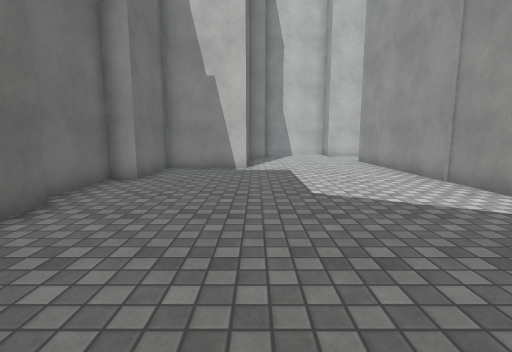
View 1 (above)

16 first-person views from a walk through a scene from a Unity 3-D project. The camera is 1.2 m above the floor, tilts 8° down and sees 85° across. The floor is counted in squares, 1 m on a side. Each view is taken from the middle of a square. On the plan, view 1 faces up. The plan holds only what a view shows up to about 13 squares ahead; the rest is blank. The place goes on beyond the plan. Surface patterns are stand-ins for the level's own textures.

View 2
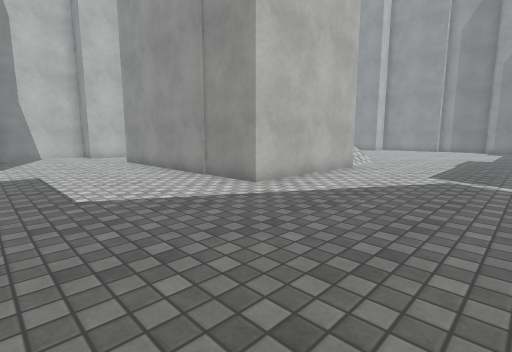

View 3
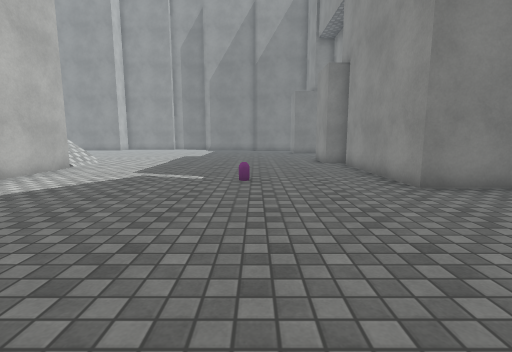

View 4
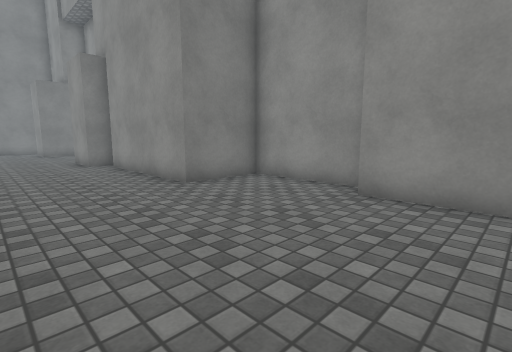

View 5
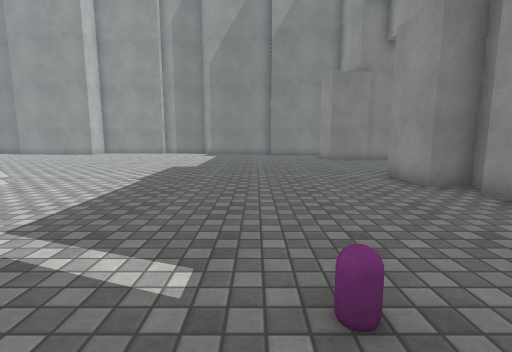

View 6
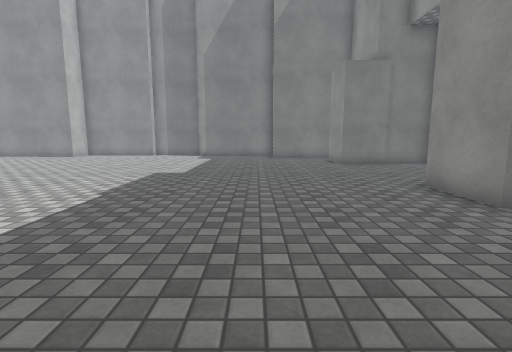

View 7
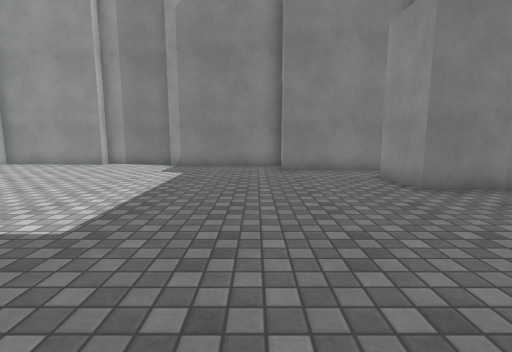

View 8
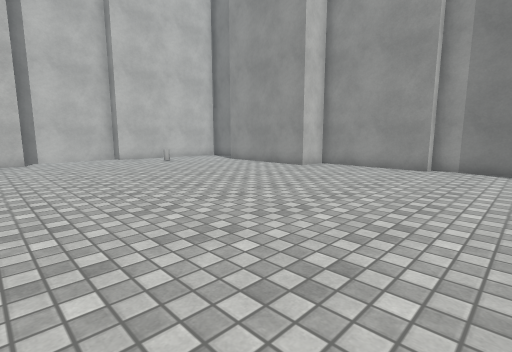

View 9
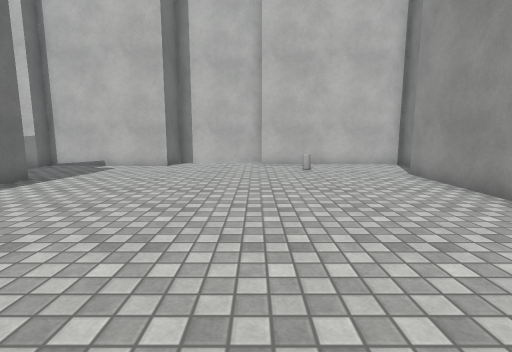

View 10
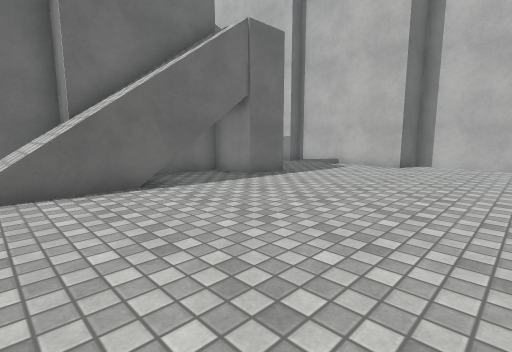

View 11
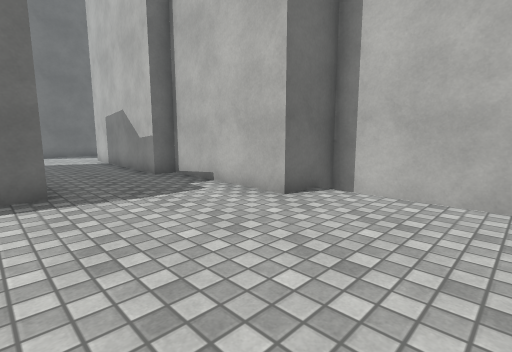

View 12
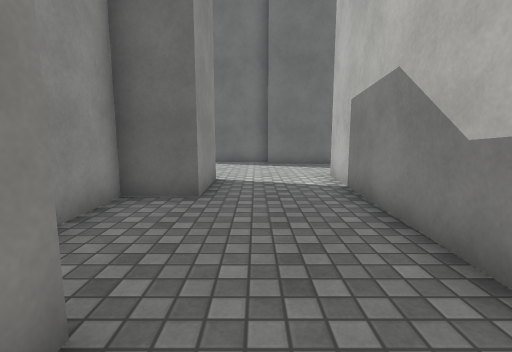

View 13
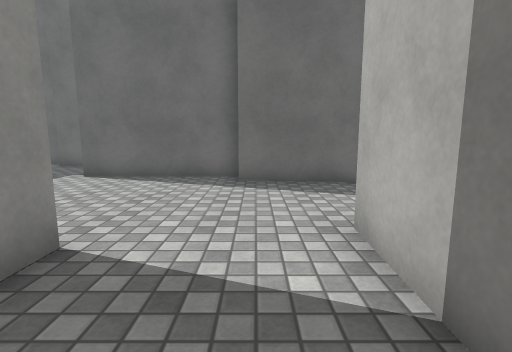

View 14
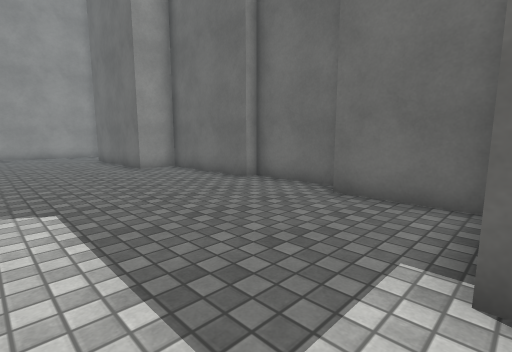

View 15
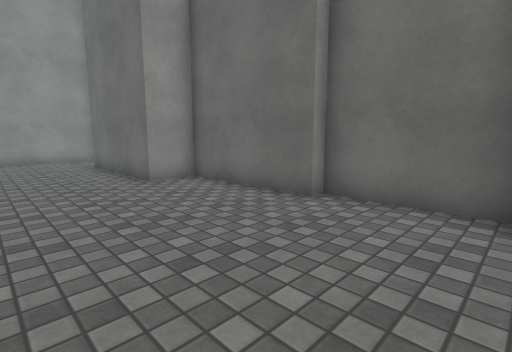

View 16
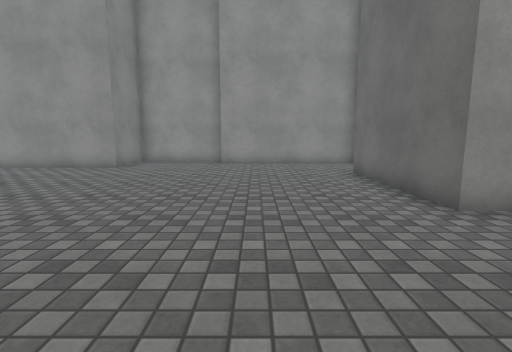

### Floor plan
Points are (right, up) in squares from view 1. A wall is a line through its corners. A room is listed if a view was taken in it or the views show most of it. See-through windows are left out.
Room 1 (views 1, 2, 3, 4, 5, 6, 7, 8, 9, 10, 11, 12, 14, 15, 16)
walls: (10.8, 5.2) (5.2, 5.2) (5.2, 13.5); (11.4, 13.9) (12, 13.9); (13.5, 14) (13.5, 12.2) (11.7, 12.2) (11.7, 7.7) (10.7, 7.7) (10.7, 6.4); (12.6, -6.2) (12.6, -5.2) (14.9, -5.2); (20.2, -6.8) (20.2, -4.8) (22.5, -4.8); (26.3, 2.7) (26.4, 5.6) (26, 5.6) (26.2, 9.9) (24.8, 9.9) (25, 15); (25.4, -2.2) (25.6, 2.6); (23.9, -5.5) (24, -2) (24.9, -2); (20.5, -8.8) (20.5, -6.8); (2.9, -8.5) (6.4, -8.5) (6.4, -5.8) (12, -5.8); (-3.7, 4.9) (-3.7, 0.6) (-2.3, 0.6) (-2.3, -4.5); (-4.2, 8) (-4.2, 4.9); (-0.4, 15.5) (-0.4, 10.8) (-3.4, 10.8) (-3.4, 8); (20.3, 19.2) (16.4, 19.3) (16.3, 17.5) (11.4, 17.7) (11.4, 17); (0.6, 18.8) (0.5, 15.6); (26.2, 17.1) (26.2, 18) (20.2, 18.3); (-3.5, -7.6) (2.6, -7.6)
ways out: opening at (4, 15.5) to room 2; opening at (12, 15.5) to room 2
objects: other object (8, -2); other object (22, 16)
Room 2 (view 13)
walls: (11.4, 17) (4.4, 17.3); (5, 13.9) (7.5, 13.9) (7.5, 12.3) (9.4, 12.3)
ways out: opening at (4, 15.5) to room 1; opening at (12, 15.5) to room 1

Where each view was taken, in squares from view 1:
view 1: 0 up, 0 right, facing up
view 2: 0 up, 0 right, facing up-right
view 3: 2 down, 0 right, facing right
view 4: 2 down, 0 right, facing down-right
view 5: 1 down, 6 right, facing right
view 6: 1 down, 8 right, facing right
view 7: 1 down, 14 right, facing right
view 8: 3 up, 15 right, facing up-right
view 9: 6 up, 20 right, facing up
view 10: 6 up, 20 right, facing up-left
view 11: 13 up, 20 right, facing up-left
view 12: 15 up, 13 right, facing left
view 13: 16 up, 8 right, facing left
view 14: 11 up, 2 right, facing down-left
view 15: 8 up, 1 right, facing down-left
view 16: 5 up, 1 right, facing down
